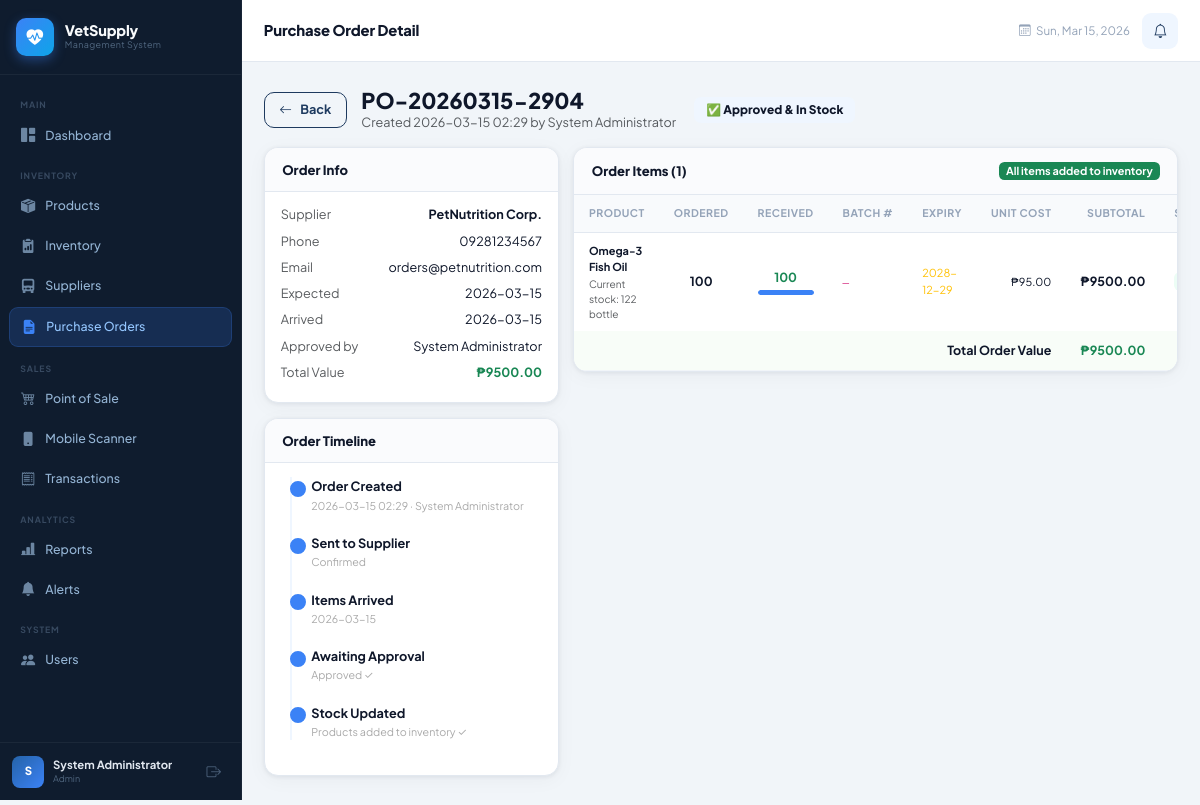
/purchase-orders/3 (signed in), run on the app's committed database.
### tables this page shows
CREATE TABLE users (
            user_id INTEGER PRIMARY KEY AUTOINCREMENT,
            username TEXT UNIQUE NOT NULL,
            password TEXT NOT NULL,
            full_name TEXT NOT NULL,
            role TEXT NOT NULL CHECK(role IN ('admin','inventory_manager','cashier')),
            email TEXT,
            phone TEXT,
            is_active INTEGER DEFAULT 1,
            created_at TIMESTAMP DEFAULT CURRENT_TIMESTAMP,
            last_login TIMESTAMP
        );

CREATE TABLE purchase_orders (
            po_id INTEGER PRIMARY KEY AUTOINCREMENT,
            po_number TEXT UNIQUE NOT NULL,
            supplier_id INTEGER NOT NULL,
            created_by INTEGER NOT NULL,
            approved_by INTEGER,
            status TEXT NOT NULL DEFAULT 'pending'
                CHECK(status IN ('pending','partial','arrived','approved','cancelled')),
            expected_date DATE,
            arrived_date DATE,
            notes TEXT,
            total_amount REAL DEFAULT 0,
            created_at TIMESTAMP DEFAULT CURRENT_TIMESTAMP,
            updated_at TIMESTAMP DEFAULT CURRENT_TIMESTAMP,
            FOREIGN KEY (supplier_id) REFERENCES suppliers(supplier_id),
            FOREIGN KEY (created_by) REFERENCES users(user_id),
            FOREIGN KEY (approved_by) REFERENCES users(user_id)
        );

CREATE TABLE suppliers (
            supplier_id INTEGER PRIMARY KEY AUTOINCREMENT,
            name TEXT NOT NULL,
            contact_person TEXT,
            phone TEXT,
            email TEXT,
            address TEXT,
            notes TEXT,
            is_active INTEGER DEFAULT 1,
            created_at TIMESTAMP DEFAULT CURRENT_TIMESTAMP
        );

CREATE TABLE purchase_order_items (
            poi_id INTEGER PRIMARY KEY AUTOINCREMENT,
            po_id INTEGER NOT NULL,
            product_id INTEGER NOT NULL,
            product_name TEXT NOT NULL,
            quantity_ordered INTEGER NOT NULL DEFAULT 0,
            quantity_received INTEGER NOT NULL DEFAULT 0,
            unit_cost REAL NOT NULL DEFAULT 0,
            expiration_date DATE,
            batch_number TEXT,
            notes TEXT,
            FOREIGN KEY (po_id) REFERENCES purchase_orders(po_id),
            FOREIGN KEY (product_id) REFERENCES products(product_id)
        );

CREATE TABLE products (
            product_id INTEGER PRIMARY KEY AUTOINCREMENT,
            product_name TEXT NOT NULL,
            barcode TEXT UNIQUE,
            category TEXT NOT NULL,
            brand TEXT,
            description TEXT,
            price REAL NOT NULL DEFAULT 0,
            cost_price REAL NOT NULL DEFAULT 0,
            stock INTEGER NOT NULL DEFAULT 0,
            unit TEXT DEFAULT 'pcs',
            low_stock_threshold INTEGER DEFAULT 10,
            image TEXT,
            supplier_id INTEGER,
            requires_prescription INTEGER DEFAULT 0,
            is_active INTEGER DEFAULT 1,
            created_at TIMESTAMP DEFAULT CURRENT_TIMESTAMP,
            updated_at TIMESTAMP DEFAULT CURRENT_TIMESTAMP,
            FOREIGN KEY (supplier_id) REFERENCES suppliers(supplier_id)
        );

### routes/po_routes.py (the view)
@po_bp.route('/purchase-orders/<int:po_id>')
@login_required
def detail(po_id):
    conn = get_db()
    po = conn.execute("""SELECT po.*, s.name as supplier_name, s.phone as supplier_phone,
                             s.email as supplier_email,
                             u.full_name as created_by_name,
                             a.full_name as approved_by_name
                         FROM purchase_orders po
                         JOIN suppliers s ON po.supplier_id=s.supplier_id
                         JOIN users u ON po.created_by=u.user_id
                         LEFT JOIN users a ON po.approved_by=a.user_id
                         WHERE po.po_id=?""", (po_id,)).fetchone()
    if not po:
        flash('Purchase order not found.', 'danger')
        return redirect(url_for('purchase_orders.index'))
    items = conn.execute("""SELECT poi.*, p.unit, p.stock as current_stock
                            FROM purchase_order_items poi
                            JOIN products p ON poi.product_id=p.product_id
                            WHERE poi.po_id=?""", (po_id,)).fetchall()
    conn.close()
    return render_template('po_detail.html', po=po, items=items)

### templates/po_detail.html (shortened to what this page needs)
{% extends "base.html" %}
{% block page_title %}Purchase Order Detail{% endblock %}
{% block content %}
<div class="d-flex align-items-center gap-3 mb-3 flex-wrap">
  <a href="{{ url_for('purchase_orders.index') }}" class="btn-vsms-outline">
    <i class="bi bi-arrow-left me-1"></i>Back
  </a>
  <div>
    <h4 class="fw-800 mb-0">{{ po.po_number }}</h4>
    <div class="text-muted small">Created {{ po.created_at[:16] }} by {{ po.created_by_name }}</div>
  </div>
  <span class="po-status po-{{ po.status }} ms-1">
    {% if po.status=='pending' %}⏳ Pending
    {% elif po.status=='partial' %}📦 Partial Arrival
    {% elif po.status=='arrived' %}🚚 Arrived — Awaiting Approval
    {% elif po.status=='approved' %}✅ Approved & In Stock
    {% else %}❌ Cancelled{% endif %}
  </span>
</div>
<div class="row g-3">
  <div class="col-lg-4">
    <div class="table-card p-0 mb-3">
      <div class="card-header-vsms"><h3>Order Info</h3></div>
      <div style="padding:.9rem 1.1rem">
        <div class="d-flex justify-content-between mb-2 small"><span class="text-muted">Supplier</span><strong>{{ po.supplier_name }}</strong></div>
        <div class="d-flex justify-content-between mb-2 small"><span class="text-muted">Phone</span><span>{{ po.supplier_phone or '—' }}</span></div>
        <div class="d-flex justify-content-between mb-2 small"><span class="text-muted">Email</span><span>{{ po.supplier_email or '—' }}</span></div>
        <div class="d-flex justify-content-between mb-2 small"><span class="text-muted">Expected</span><span>{{ po.expected_date or '—' }}</span></div>
        <div class="d-flex justify-content-between mb-2 small"><span class="text-muted">Arrived</span><span>{{ po.arrived_date or '—' }}</span></div>
        {% if po.approved_by_name %}
        <div class="d-flex justify-content-between mb-2 small"><span class="text-muted">Approved by</span><span>{{ po.approved_by_name }}</span></div>
        {% endif %}
        <div class="d-flex justify-content-between mb-2 small"><span class="text-muted">Total Value</span><strong class="text-success">₱{{ "%.2f"|format(po.total_amount) }}</strong></div>
      </div>
    </div>
    <div class="table-card p-0">
      <div class="card-header-vsms"><h3>Order Timeline</h3></div>
      <div style="padding:1rem 1.2rem">
        <div class="tl">
          <div class="tl-node">
            <div class="tl-dot done"></div>
            <div class="tl-title">Order Created</div>
            <div class="tl-sub">{{ po.created_at[:16] }} · {{ po.created_by_name }}</div>
          </div>
          <div class="tl-node">
            <div class="tl-dot {{ 'done' if po.status in ['partial','arrived','approved'] else 'pending' }}"></div>
            <div class="tl-title">Sent to Supplier</div>
            <div class="tl-sub">{{ 'Confirmed' if po.status in ['partial','arrived','approved'] else 'Waiting for supplier' }}</div>
          </div>
          <div class="tl-node">
            <div class="tl-dot {{ 'done' if po.status in ['arrived','approved'] else ('active' if po.status=='partial' else '') }}"></div>
            <div class="tl-title">Items Arrived</div>
            <div class="tl-sub">{{ po.arrived_date if po.arrived_date else 'Not yet received' }}
            </div>
          </div>
          <div class="tl-node">
            <div class="tl-dot {{ 'active' if po.status=='arrived' else ('done' if po.status=='approved' else '') }}"></div>
            <div class="tl-title">Awaiting Approval</div>
            <div class="tl-sub">{{ 'Pending approval' if po.status=='arrived' else ('Approved ✓' if po.status=='approved' else '—') }}</div>
          </div>
          <div class="tl-node">
            <div class="tl-dot {{ 'done' if po.status=='approved' else '' }}"></div>
            <div class="tl-title">Stock Updated</div>
            <div class="tl-sub">{{ 'Products added to inventory ✓' if po.status=='approved' else 'Pending approval' }}</div>
          </div>
        </div>
      </div>
    </div>
  </div>
  <div class="col-lg-8">
    <div class="table-card p-0">
      <div class="card-header-vsms">
        <h3>Order Items ({{ items|length }})</h3>
        {% if po.status == 'approved' %}
        <span class="badge bg-success">All items added to inventory</span>
        {% endif %}
      </div>
      <div class="table-responsive">
        <table class="vsms-table">
          <thead>
            <tr>
              <th>Product</th>
              <th class="text-center">Ordered</th>
              <th class="text-center">Received</th>
              <th>Batch #</th>
              <th>Expiry</th>
              <th class="text-end">Unit Cost</th>
              <th class="text-end">Subtotal</th>
              <th>Status</th>
            </tr>
          </thead>
          <tbody>
            {% for item in items %}
            {% set pct = ((item.quantity_received / item.quantity_ordered) * 100) if item.quantity_ordered > 0 else 0 %}
            <tr>
              <td>
                <div class="fw-700 small">{{ item.product_name }}</div>
                <div class="text-muted" style="font-size:.7rem">Current stock: {{ item.current_stock }} {{ item.unit }}</div>
              </td>
              <td class="text-center fw-700">{{ item.quantity_ordered }}</td>
              <td class="text-center">
                <div class="fw-700 {{ 'text-success' if item.quantity_received >= item.quantity_ordered else 'text-warning' }}">
                  {{ item.quantity_received }}
                </div>
                <div class="qty-bar-wrap">
                  <div class="qty-bar" style="width:{{ pct }}%"></div>
                </div>
              </td>
              <td><code style="font-size:.75rem">{{ item.batch_number or '—' }}</code></td>
              <td class="small {% if item.expiration_date %}text-warning{% else %}text-muted{% endif %}">{{ item.expiration_date or '—' }}</td>
              <td class="text-end small">₱{{ "%.2f"|format(item.unit_cost) }}</td>
              <td class="text-end fw-700">₱{{ "%.2f"|format(item.unit_cost * item.quantity_ordered) }}</td>
              <td>
                {% if item.quantity_received >= item.quantity_ordered %}
                  <span class="status-badge status-success">Complete</span>
                {% elif item.quantity_received > 0 %}
                  <span class="status-badge status-warning">Partial</span>
                {% else %}
                  <span class="status-badge status-danger">Pending</span>
                {% endif %}
              </td>
            </tr>
            {% endfor %}
          </tbody>
          <tfoot>
            <tr style="background:#f8fdf8;font-weight:700">
              <td colspan="6" class="text-end">Total Order Value</td>
              <td class="text-end text-success">₱{{ "%.2f"|format(po.total_amount) }}</td>
              <td></td>
            </tr>
          </tfoot>
        </table>
      </div>
    </div>
  </div>
</div>
{% endblock %}

### templates/base.html (shortened to what this page needs)
<!DOCTYPE html>
<html lang="en">
<head>
    <link href="https://cdn.jsdelivr.net/npm/bootstrap@5.3.2/dist/css/bootstrap.min.css" rel="stylesheet">
    <link href="https://cdn.jsdelivr.net/npm/bootstrap-icons@1.11.3/font/bootstrap-icons.css" rel="stylesheet">
    <link href="{{ url_for('static', filename='css/style.css') }}" rel="stylesheet">
</head>
<body>
    <nav class="sidebar" id="sidebar">
        <div class="sidebar-header">
            <div class="brand-logo">
                <div class="brand-icon"><i class="bi bi-heart-pulse-fill"></i></div>
                <div class="brand-text">
                    <span class="brand-name">VetSupply</span>
                    <span class="brand-sub">Management System</span>
                </div>
            </div>
        </div>
        <div class="sidebar-nav">
            <div class="nav-section-label">Main</div>
            <a href="{{ url_for('dashboard.index') }}" class="nav-link {% if request.endpoint == 'dashboard.index' %}active{% endif %}">
                <i class="bi bi-grid-1x2-fill"></i><span>Dashboard</span>
            </a>
            {% if session.role in ['admin', 'inventory_manager'] %}
            <div class="nav-section-label">Inventory</div>
            <a href="{{ url_for('products.index') }}" class="nav-link {% if request.blueprint == 'products' %}active{% endif %}">
                <i class="bi bi-box-seam-fill"></i><span>Products</span>
            </a>
            <a href="{{ url_for('inventory.index') }}" class="nav-link {% if request.blueprint == 'inventory' %}active{% endif %}">
                <i class="bi bi-clipboard2-data-fill"></i><span>Inventory</span>
            </a>
            <a href="{{ url_for('suppliers.index') }}" class="nav-link {% if request.blueprint == 'suppliers' %}active{% endif %}">
                <i class="bi bi-truck-front-fill"></i><span>Suppliers</span>
            </a>
            <a href="{{ url_for('purchase_orders.index') }}" class="nav-link {% if request.blueprint == 'purchase_orders' %}active{% endif %}">
                <i class="bi bi-file-earmark-text-fill"></i><span>Purchase Orders
                </span>
            </a>
            {% endif %}
            <div class="nav-section-label">Sales</div>
            <a href="{{ url_for('pos.index') }}" class="nav-link {% if request.endpoint == 'pos.index' %}active{% endif %}">
                <i class="bi bi-cart4"></i><span>Point of Sale</span>
            </a>
            <a href="{{ url_for('pos.mobile_scan') }}" class="nav-link {% if request.endpoint == 'pos.mobile_scan' %}active{% endif %}">
                <i class="bi bi-phone-fill"></i><span>Mobile Scanner</span>
            </a>
            <a href="{{ url_for('pos.transactions') }}" class="nav-link {% if request.endpoint == 'pos.transactions' %}active{% endif %}">
                <i class="bi bi-receipt"></i><span>Transactions</span>
            </a>
            {% if session.role in ['admin', 'inventory_manager'] %}
            <div class="nav-section-label">Analytics</div>
            <a href="{{ url_for('reports.index') }}" class="nav-link {% if request.blueprint == 'reports' %}active{% endif %}">
                <i class="bi bi-bar-chart-line-fill"></i><span>Reports</span>
            </a>
            <a href="{{ url_for('alerts.index') }}" class="nav-link {% if request.blueprint == 'alerts' %}active{% endif %}">
                <i class="bi bi-bell-fill"></i><span>Alerts</span>
            </a>
            {% endif %}
            {% if session.role == 'admin' %}
            <div class="nav-section-label">System</div>
            <a href="{{ url_for('users.index') }}" class="nav-link {% if request.blueprint == 'users' %}active{% endif %}">
                <i class="bi bi-people-fill"></i><span>Users</span>
            </a>
            {% endif %}
        </div>
        <div class="sidebar-footer">
            <div class="user-info">
                <div class="user-avatar">{{ session.full_name[0] | upper }}</div>
                <div class="user-details">
                    <div class="user-name">{{ session.full_name }}</div>
                    <div class="user-role">{{ session.role | replace('_', ' ') | title }}</div>
                </div>
            </div>
            <a href="{{ url_for('auth.logout') }}" class="btn-logout" title="Logout">
                <i class="bi bi-box-arrow-right"></i>
            </a>
        </div>
    </nav>
    <div class="main-content" id="main-content">
        <header class="topbar">
            <div class="topbar-title">{% block page_title %}Dashboard{% endblock %}</div>
            <div class="topbar-actions">
                <div class="topbar-date">
                    <i class="bi bi-calendar3"></i>
                    <span id="currentDate"></span>
                </div>
                {% if session.role in ['admin', 'inventory_manager'] %}
                <a href="{{ url_for('alerts.index') }}" class="topbar-alert-btn" id="topbar-alert">
                    <i class="bi bi-bell"></i>
                </a>
                {% endif %}
            </div>
        </header>
        <div class="flash-container">
        </div>
        <div class="page-content">
            {% block content %}{% endblock %}
        </div>
    </div>
</body>
</html>

### data on the page
users: full_name "System Administrator", created_by_name "System Administrator", approved_by_name "System Administrator"
purchase_orders: po_number "PO-20260315-2904", created_at "2026-03-15 02:29", expected_date "2026-03-15", arrived_date "2026-03-15", total_amount "9500.00", status "Confirmed", status "Approved ✓", status "Products added to inventory ✓"
suppliers: supplier_name "PetNutrition Corp.", phone "09281234567", email "orders@petnutrition.com"
purchase_order_items: product_name "Omega-3 Fish Oil", current_stock "122", unit "bottle", quantity_ordered "100", quantity_received "100", {{ pct }} 100.0 (drawn), batch_number "—", expiration_date "2028-12-29", unit_cost "95.00", item.unit_cost*item.quantity_ordered "9500.00"

### other printed values
{{ session.full_name[0] | upper }} "S"
{{ session.role | replace('_', ' ') | title }} "Admin"
{{ items|length }} "1"
